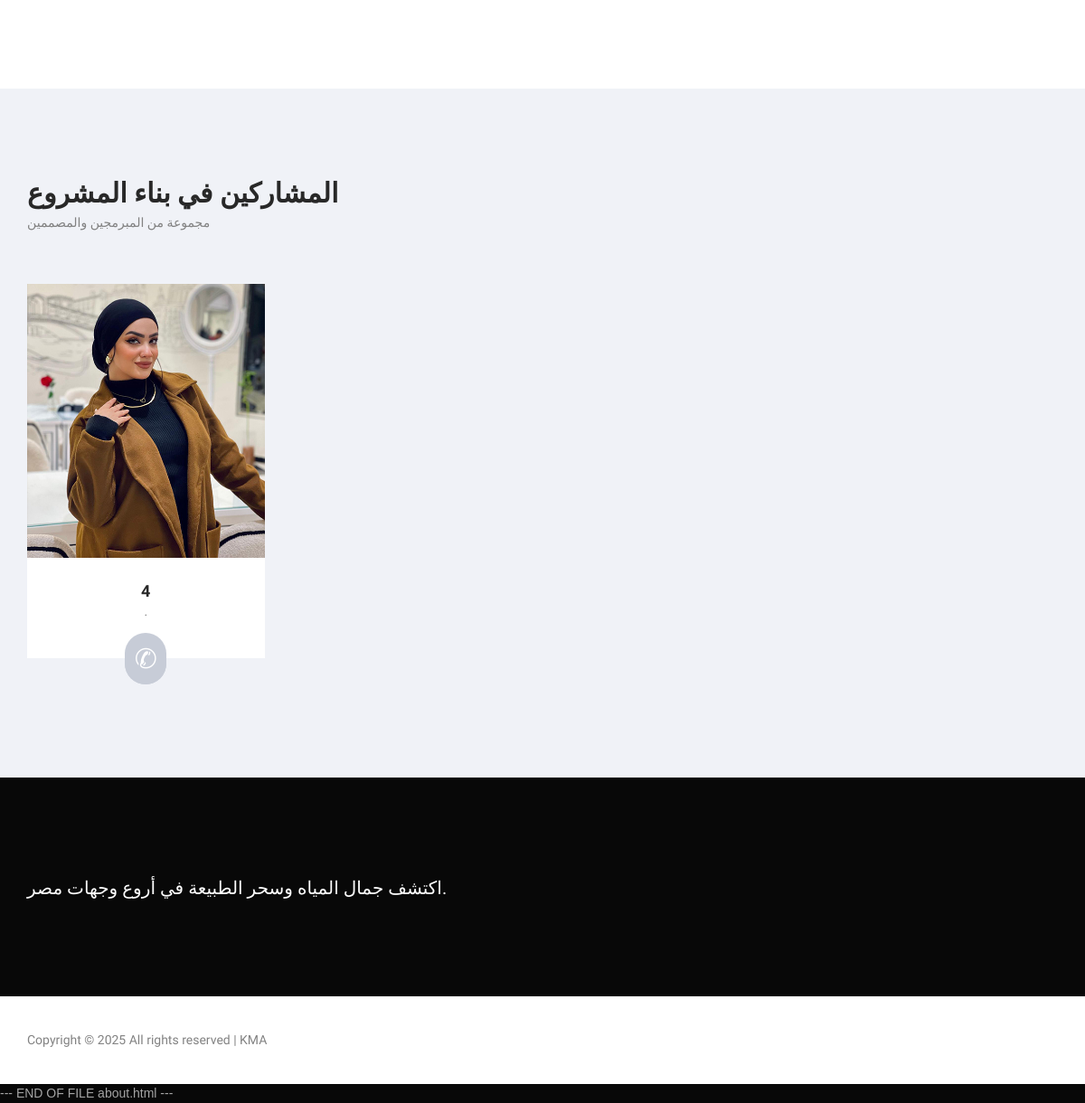
The app's page /about/about/ (lower part), older data.
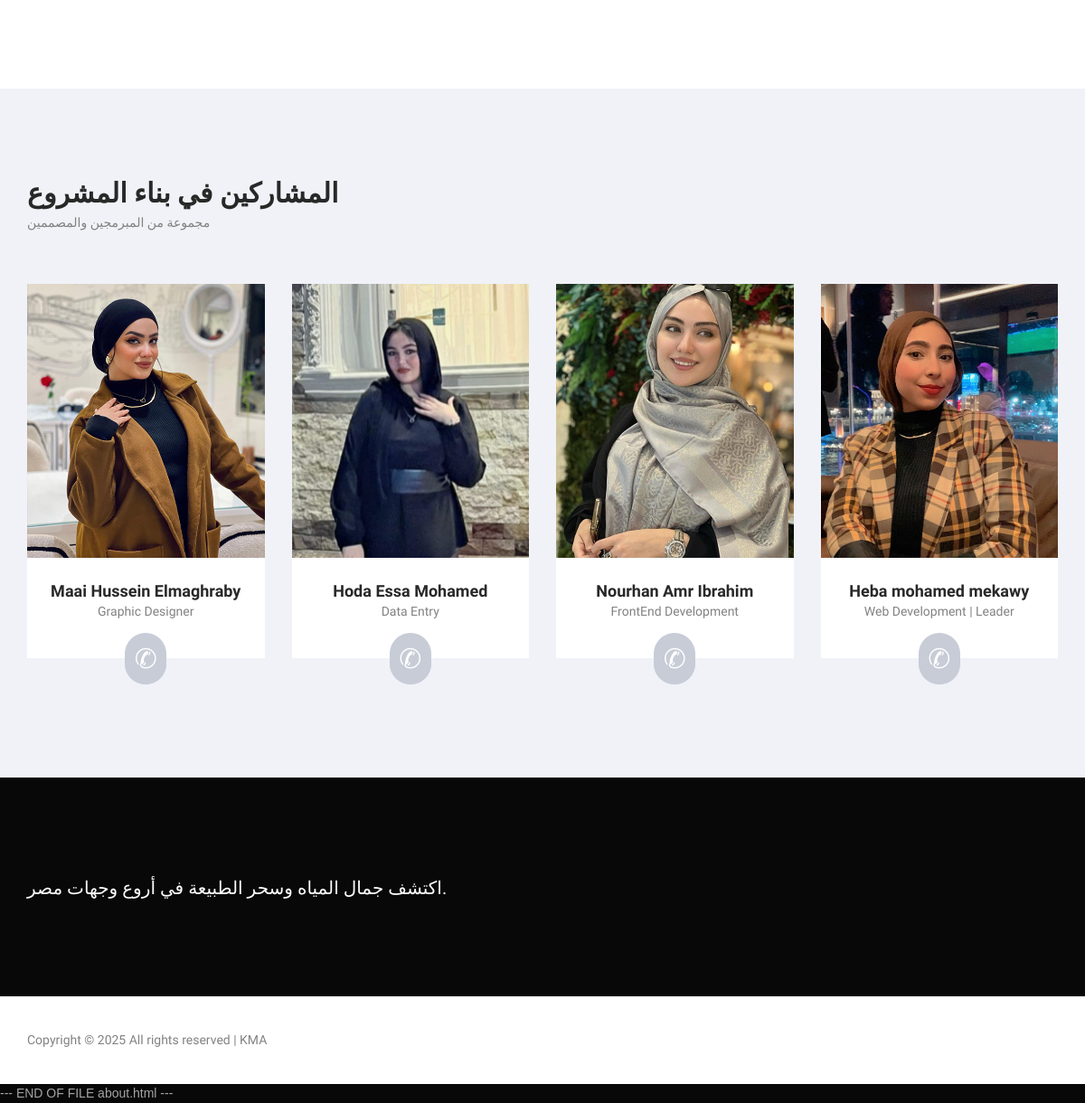
The same page, newer data.
### about/models.py (models this page shows, shortened)
class TeamMember(models.Model):
    name = models.CharField(max_length=100)
    role = models.CharField(max_length=100)
    description = models.TextField(default="No description")
    image = models.ImageField(upload_to='team/')
    phone = models.CharField(max_length=20, blank=True)

### about/views.py (the view)
# urls.py: path('about/', views.about_view, name='about'),
def about_view(request):
    team_members = TeamMember.objects.all()
    return render(request, 'about/about.html', {'team_members': team_members})

### about/templates/about/about.html (shortened to what this page needs)
{% load static %}
<!DOCTYPE html>
<html lang="ar">
<head>
<link rel="stylesheet" type="text/css" href="{% static 'styles/bootstrap4/bootstrap.min.css' %}">
<link href="{% static 'plugins/font-awesome-4.7.0/css/font-awesome.min.css' %}" rel="stylesheet" type="text/css">
<link rel="stylesheet" type="text/css" href="{% static 'plugins/OwlCarousel2-2.2.1/owl.carousel.css' %}">
<link rel="stylesheet" type="text/css" href="{% static 'plugins/OwlCarousel2-2.2.1/owl.theme.default.css' %}">
<link rel="stylesheet" type="text/css" href="{% static 'plugins/OwlCarousel2-2.2.1/animate.css' %}">
<link rel="stylesheet" type="text/css" href="{% static 'styles/about.css' %}">
<link rel="stylesheet" type="text/css" href="{% static 'styles/about_responsive.css' %}">
</head>
<body>
<div class="super_container">
	<div class="about">
	</div>
	<div class="realtors">
		<div class="container">
			<div class="row">
				<div class="col">
					<div class="section_title">المشاركين في بناء المشروع</div>
					<div class="section_subtitle">مجموعة من المبرمجين والمصممين</div>
				</div>
			</div>
			<div class="row realtors_row">
				{% for member in team_members %}
				<div class="col-lg-3 col-md-6">
					<div class="realtor_outer">
						<div class="realtor">
							<div class="realtor_image">
								<img src="{{ member.image.url }}" alt="{{ member.name }}">
							</div>
							<div class="realtor_body">
								<div class="realtor_title">{{ member.name }}</div>
								<div class="realtor_subtitle">{{ member.role }}</div>
							</div>
							{% if member.phone %}
							<div class="realtor_link">
								<a href="tel:{{ member.phone }}">✆</a>
							</div>
							{% endif %}
						</div>
						<div class="realtor_link_background_container">
							<div><div class="realtor_link_background"></div></div>
						</div>
					</div>
				</div>
				{% endfor %}
			</div>
		</div>
	</div>
		<div class="newsletter">
			<div class="parallax_background parallax-window" data-parallax="scroll"
				data-image-src="{% static 'images/first_footer.jpg' %}" data-speed="0.8"></div>
			<div class="container">
				<div class="row">
					<div class="col">
						<div
							class="newsletter_content d-flex flex-lg-row flex-column align-items-start justify-content-start">
							<div class="newsletter_title_container">
								<div class="newsletter_title">اكتشف جمال المياه وسحر الطبيعة في
									أروع وجهات مصر.</div>
							</div>
						</div>
					</div>
				</div>
			</div>
		</div>
		<div class="footer_bar">
			<div class="container">
				<div class="row">
					<div class="col">
						<div class="footer_bar_content d-flex flex-row align-items-center justify-content-start">
							<div class="cr">
								Copyright ©
								<script>document.write(new Date().getFullYear());</script> All rights
								reserved | KMA
							</div>
						</div>
					</div>
				</div>
			</div>
		</div>
	</div>
</body>
</html>

### project/static/styles/about.css (style rules this page uses)
* { margin: 0; padding: 0; -webkit-font-smoothing: antialiased; -webkit-text-shadow: rgba(0,0,0,.01) 0 0 1px; text-shadow: rgba(0,0,0,.01) 0 0 1px; font-family: "Cairo", serif; font-optical-sizing: auto; font-style: normal; font-variation-settings: "slnt" 0; }
body { font-family: 'Montserrat', sans-serif; font-size: 14px; font-weight: 400; background: #080808; color: #a5a5a5; }
div { display: block; position: relative; -webkit-box-sizing: border-box; -moz-box-sizing: border-box; box-sizing: border-box; }
a, a:hover, a:visited, a:active, a:link { text-decoration: none; -webkit-font-smoothing: antialiased; -webkit-text-shadow: rgba(0,0,0,.01) 0 0 1px; text-shadow: rgba(0,0,0,.01) 0 0 1px; }
.super_container { width: 100%; overflow: hidden; }
.parallax-window { min-height: 400px; background: transparent; }
.parallax_background { position: absolute; top: 0; left: 0; width: 100%; height: 100%; }
.section_title { font-size: 30px; font-weight: 600; color: #282828; line-height: 0.75; }
.section_subtitle { font-size: 14px; font-weight: 500; color: #828282; line-height: 0.75; margin-top: 15px; }
.about { width: 100%; background: #FFFFFF; padding-top: 91px; padding-bottom: 100px; }
.realtors { width: 100%; background: #f0f2f7; padding-top: 105px; padding-bottom: 74px; }
.realtors_row { margin-top: 63px; }
.realtor { width: 100%; background: #FFFFFF; z-index: 2; margin-bottom: 58px; -webkit-transition: all 200ms ease; -moz-transition: all 200ms ease; -ms-transition: all 200ms ease; -o-transition: all 200ms ease; transition: all 200ms ease; }
.realtor_image { width: 100%; }
.realtor_image img { max-width: 100%; }
.realtor_body { padding-top: 23px; padding-bottom: 41px; text-align: center; }
.realtor_title { font-size: 18px; font-weight: 600; color: #282828; }
.realtor_subtitle { font-size: 14px; font-weight: 400; color: #828282; margin-top: -1px; }
.realtor_link { position: absolute; left: 50%; -webkit-transform: translateX(-50%); -moz-transform: translateX(-50%); -ms-transform: translateX(-50%); -o-transform: translateX(-50%); transform: translateX(-50%); bottom: -29px; width: 46px; height: 57px; background: linear-gradient(to right, #c7ccd7, #c7ccd7); border-radius: 23px; text-align: center; -webkit-transition: all 200ms ease; -moz-transition: all 200ms ease; -ms-transition: all 200ms ease; -o-transition: all 200ms ease; transition: all 200ms ease; }
.realtor_link a { display: block; line-height: 57px; font-size: 30px; font-weight: 400; color: #FFFFFF; }
.realtor_link_background_container { position: absolute; left: 0; bottom: 0; width: 100%; height: 100px; z-index: 1; }
.realtor_link_background_container > div { width: 100%; height: 100%; }
.realtor_link_background { position: absolute; left: 50%; -webkit-transform: translateX(-50%); -moz-transform: translateX(-50%); -ms-transform: translateX(-50%); -o-transform: translateX(-50%); transform: translateX(-50%); bottom: -29px; width: 46px; height: 57px; background: #c7ccd7; border-radius: 23px; -webkit-transition: all 200ms ease; -moz-transition: all 200ms ease; -ms-transition: all 200ms ease; -o-transition: all 200ms ease; transition: all 200ms ease; }
.newsletter { width: 100%; padding-top: 107px; padding-bottom: 105px; }
.newsletter_title { font-size: 20px; text-align: center; font-weight: 200; color: #FFFFFF; line-height: 1.5; }
.footer_bar { width: 100%; background: #FFFFFF; }
.footer_bar_content { height: 97px; }
.cr { font-size: 14px; font-weight: 500; color: #828282; }

Row changes from the older to the newer data that the page shows:
changed TeamMember: name "4" → "Maai Hussein Elmaghraby"; role "." → "Graphic Designer"
added TeamMember: image (picture), name "Hoda Essa Mohamed", role "Data Entry"
added TeamMember: image (picture), name "Nourhan Amr Ibrahim", role "FrontEnd Development"
added TeamMember: image (picture), name "Heba mohamed mekawy", role "Web Development | Leader"
